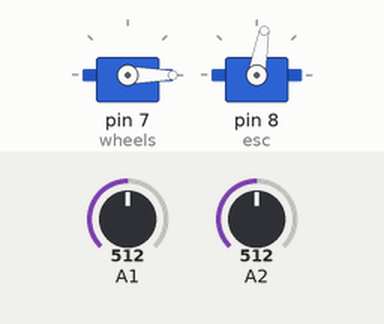
Simulated run of this sketch. Board: Arduino Uno, built with avr-gcc and run on an emulated ATmega328P. Shown: 2 × servo. The inputs (shaded band) are chosen by the test bench; at power-on: A1 = 512, A2 = 512.

Above: at 0.05 s.
At 1.2 s:
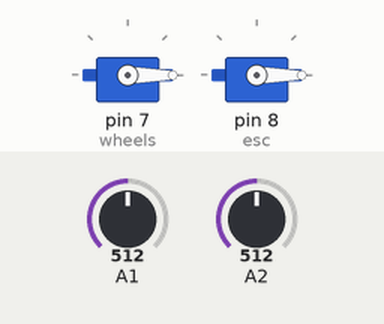
1.3 s: A1 set to 549
At 1.7 s:
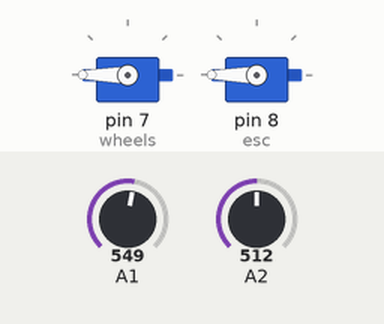
Timing chart, 0 to 4.3 s (numbered marks = the images above; inputs shaded):
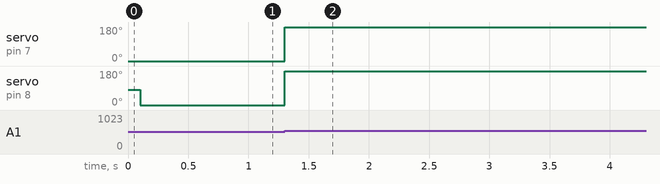

Measured:
- the behaviour switches between 533 and 534 on A1 (found by bisection; images 1 and 2)
- after the input at 1.3 s, servo on pin 7 (wheels), servo on pin 8 (esc): 0° → 180° at once

The sketch:

_3PointTurn.ino
```cpp
#include <Servo.h>

Servo wheels; // servo for turning the wheels
Servo esc; // servo for motors

double IROffset = 20;

float IRFront, IRBack, cmFront, cmBack;

void setup() {
  Serial.begin(9600);
  wheels.attach(7); // initialize wheel servo to Digital IO Pin #7
  esc.attach(8); // initialize ESC to Digital IO Pin #8
  pinMode(A1, INPUT);
  pinMode(A2, INPUT);

}

void loop() {
    IRFront = analogRead(A1);
    cmFront = 10650.08 * pow(IRFront, -0.935) - 10;
    IRBack  = analogRead(A2);
    cmBack = 10650.08 * pow(IRBack, -0.935) - 10;

    if(cmFront > 150){
      Serial.println("Out of range.");
      esc.write(0);
      wheels.write(90);
    }
    else {
      wheels.write(0);
      esc.write(80);
      delay(100);

    while(cmFront > IROffset){// and two lidar value not equals
      IRFront = analogRead(A1);
      cmFront = 10650.08 * pow(IRFront, -0.935) - 10;
      wheels.write(0); //turn left
      esc.write(0);
    }
    while(cmBack > IROffset){// and two lidar value not equals
      IRBack  = analogRead(A2);
      cmBack = 10650.08 * pow(IRBack, -0.935) - 10;
      wheels.write(180);//turn right
      esc.write(180);
    }
    while(true){// lidar find the car is parallel to the wall
      IRFront = analogRead(A1);
      cmFront = 10650.08 * pow(IRFront, -0.935) - 10;
      wheels.write(0);
      esc.write(0);
    }
  }

}
```
